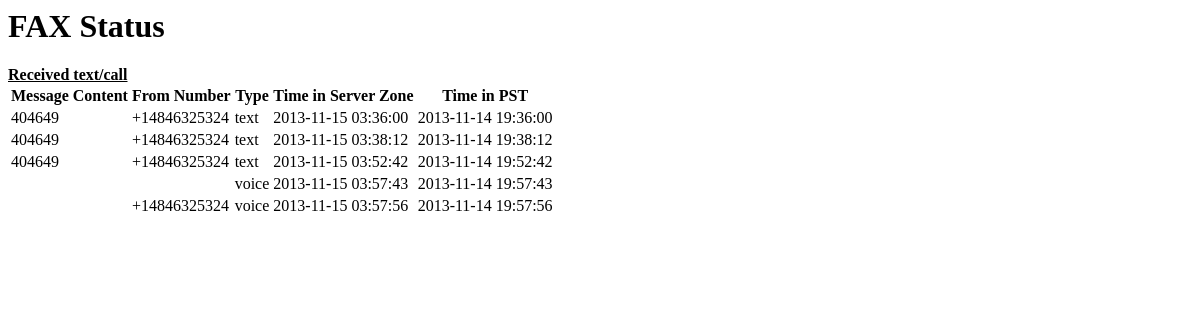
Before: / with the older database file.
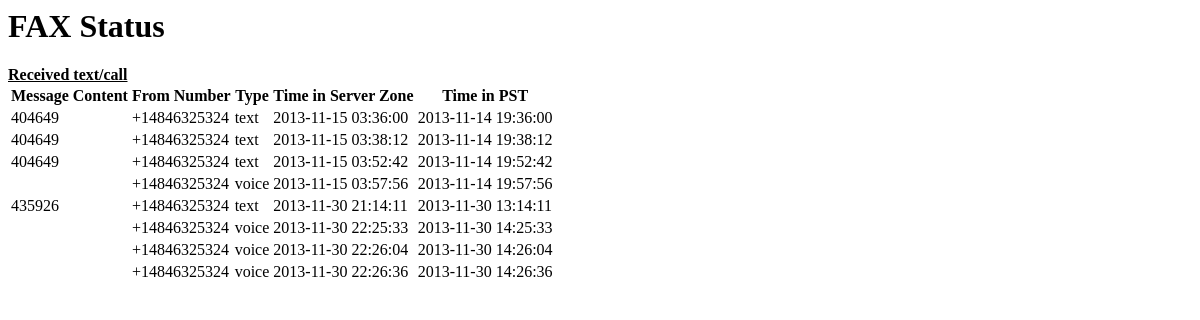
After: the same page with the newer database file.
### tables this page shows
CREATE TABLE `incomings` (
  `id` int(11) NOT NULL AUTO_INCREMENT,
  `message` varchar(640) NOT NULL DEFAULT '' COMMENT 'message body',
  `from_number` varchar(15) NOT NULL DEFAULT '',
  `message_sid` varchar(40) NOT NULL DEFAULT '' COMMENT 'message id with twilio',
  `created_at` timestamp NULL DEFAULT CURRENT_TIMESTAMP,
  `type` varchar(20) DEFAULT NULL,
  PRIMARY KEY (`id`),
  KEY `MessageSid` (`message_sid`)
);

### index.php (the view, shortened to what this page needs)
<html>
<head>
</head>
<body>
<h1>
	FAX Status
</h1>
<b><u>Received text/call</b></u>
<?php
    $query = sprintf("SELECT message, from_number, type, created_at, CONVERT_TZ(created_at,'-00:00','-08:00') as incoming_time FROM incomings ");
    $result = mysql_query($query);
	?>
	<table>
	<tr><th>Message Content</th><th>From Number</th><th>Type</th><th>Time in Server Zone</th><th>Time in PST</th></tr>
	<?php
	while ($row = mysql_fetch_assoc($result)) {
		echo "<tr>";
	    echo "<td>" . $row['message'] . "</td>";
	    echo "<td>" . $row['from_number'] . "</td>";
	    echo "<td>" . $row['type'] . "</td>";
	    echo "<td>" . $row['created_at'] . "</td>";
	    echo "<td>" . $row['incoming_time'] . "</td>";
	    echo "</tr>";
	}
	?>
	</table>
</body>
</html>

Changed rows visible on the page:
removed incomings: type "voice", created_at "2013-11-15 03:57:43", incoming_time "2013-11-14 19:57:43"
added incomings: message "435926", from_number "+14846325324", type "text", created_at "2013-11-30 21:14:11", incoming_time "2013-11-30 13:14:11"
added incomings: from_number "+14846325324", type "voice", created_at "2013-11-30 22:25:33", incoming_time "2013-11-30 14:25:33"
added incomings: from_number "+14846325324", type "voice", created_at "2013-11-30 22:26:04", incoming_time "2013-11-30 14:26:04"
added incomings: from_number "+14846325324", type "voice", created_at "2013-11-30 22:26:36", incoming_time "2013-11-30 14:26:36"
